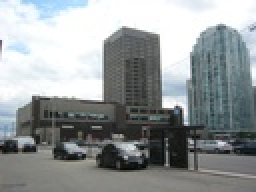
%> input picture hough_multiple_detections/img/1.jpg, 128 x 96 px, shrunk from 640 x 480 before the run (shown 2 times larger)
$ octave --eval "improvedHough;"   (GNU Octave 9; MATLAB toolbox functions it lacks are replaced by stand-ins)
%> lines starting %> are read from the running program, lines starting %| are printed output that depends on the picture; in (x1, y1, x2, y2) boxes, pixels count from 0 and x2, y2 are one past the last pixel; in counts of white or black regions, pixels touching at a corner belong together; the program's own positions count from 1
### hough_multiple_detections/optimizedWithGradientHough/blackwhite.m
function res = blackwhite(I)
    res = 1/3*(I(:,:,1) + I(:,:,2) + I(:,:,3));
end

### hough_multiple_detections/optimizedWithGradientHough/colorize.m
function colorImage = colorize(bwImage)
    if ndims(bwImage) == 3
        colorImage = bwImage;
    else
        bwImage = ones(size(bwImage, 1), size(bwImage, 2)) -double(bwImage);
        colorImage = zeros(size(bwImage, 1), size(bwImage, 2), 3);
        colorImage(:,:,1) = bwImage;
        colorImage(:,:,2) = bwImage;
        colorImage(:,:,3) = bwImage;
    end
end

### hough_multiple_detections/optimizedWithGradientHough/improvedHough.m
function [] = improvedHough(fileName, edgeCount, drawResults)
if nargin < 3
    drawResults = true;
end
if nargin < 2
    edgeCount = 20;
end
if nargin < 1
    fileName = '1.jpg';
end

addpath('../img/');

I  = imread(fileName);
%> I is the input picture: size 96x128x3 uint8; mean R, G, B 147.6, 152.7, 153.8
I = colorize(I);
bwImage = blackwhite(I);
%> in blackwhite, `res = 1/3*(I(:,:,1) + I(:,:,2) + I(:,:,3));`:
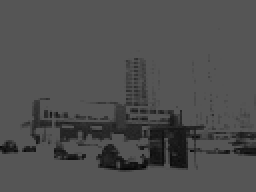
%> res: size 96x128 uint8 (shown 2 times larger); min 5, max 85, mean 78.1
edgeMap = edge(bwImage);
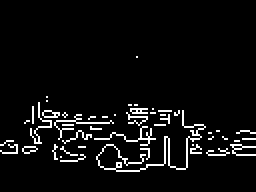
%> edgeMap: size 96x128 logical (shown 2 times larger); 5.4% white in thin lines or dots, all inside (x1, y1, x2, y2) = (0, 28, 128, 86)
%bwImage = 1-I(:,:,1) / 255;

R = norm(size(I))/2;
%> R = 80.01
N_rho = round(R+1);
%> N_rho = 81
N_theta = 2*N_rho;
%> N_theta = 162

sins = zeros(N_theta, 1);
coss = zeros(N_theta, 1);
for thetaInd = 1:N_theta
    theta = (thetaInd-1)*pi/N_theta;
    sins(thetaInd) = sin(theta);
    coss(thetaInd) = cos(theta);
end
rhos = zeros(2*N_rho, 1);
for rhoInd = 1:2*N_rho
    rhos(rhoInd) = -R + R*(rhoInd-1)/N_rho;
end
%> after the loop, rhos = 162 values from -80.01 to 79.03

lambda = 0.3;

sz1 = size(bwImage, 1);
%> sz1 = 96
sz2 = size(bwImage, 2);
%> sz2 = 128
halfX = int32(size(bwImage, 2)/2);
%> halfX = 64
halfY = int32(size(bwImage, 1)/2);
%> halfY = 48

X = zeros(sz1, sz2, 2);
bestThetaInds = [];
bestRhoInds = [];

fprintf('\nImproved _ with gradient optimized_: Starting on %s (N_theta = %d, N_rho = %d)\n', fileName, N_theta,N_rho);
%| Improved _ with gradient optimized_: Starting on 1.jpg (N_theta = 162, N_rho = 81)
truncationWindowSize = 5.0;
windowSize = 5.0;

[yind, xind] = find(edgeMap);
%> yind = 665 values from 29 to 86; xind = 665 values from 1 to 128
fprintf('Found %d edge pixels (out of %d)\n', length(xind), sz1*sz2);
%| Found 665 edge pixels (out of 12288)


[gx,gy] = gradient(double(bwImage),.2,.2);
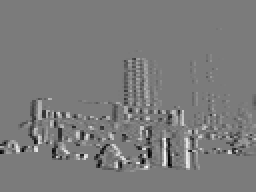
%> gx: size 96x128 double (shown 2 times larger); min -185, max 197.5, mean -0.2; drawn with min black and max white
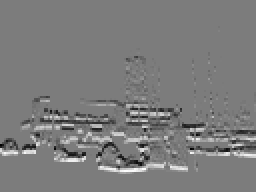
%> gy: size 96x128 double (shown 2 times larger); min -190, max 200, mean 0; drawn with min black and max white
thetaMiddleInds = zeros(length(xind), 1);
for k = 1:length(xind)
    x = xind(k);
    y = yind(k);
    theta = mod(atan2(gy(y,x), gx(y,x)), pi);
    thetaInd = 1+min(max(int32(theta / (pi / N_theta)), 0), N_theta-1);
    thetaMiddleInds(k) = thetaInd;
end
%> this loop made 665 passes
%> (x, y, theta, thetaInd) on passes 1 to 3: (1, 73, 1.03, 54), (1, 76, 2.39, 124), (2, 73, 1.01, 53)
%> after the loop, thetaMiddleInds = 665 values, max 162 at index 37, min 1 at index 64, mean 83.51


M = zeros(1+N_theta, 1+2*N_rho);
M_invalidated = ones(1+N_theta, 1+2*N_rho);
for z = 1:edgeCount
    timeLineSearchStart = cputime();
    fprintf('Start of line search %d\n', z);
    timeMainLoopStart = cputime();
    for k = 1:length(xind)
        x = xind(k);
        y = yind(k);

        xAdj = x - halfX;
        yAdj = y - halfY;
        dThetaInd = int32(N_theta/10);
        for thetaInd = 0:N_theta
        %for i = -dThetaInd:dThetaInd
         %   thetaInd = 1+mod((thetaMiddleInds(k)-1) + i, N_theta);

            if thetaInd == 0
                rhoInd = 0;
            else
                rho = xAdj*coss(thetaInd) + yAdj*sins(thetaInd);
                rhoInd = 1 + min(max(int32(((rho + R) * N_rho) / R + 1), 0), 2*N_rho-1);
            end

            if z > 0
                if M_invalidated(1+thetaInd, 1+rhoInd) == 0
                    continue;
                end
            end

            if thetaInd == 0 && rhoInd == 0
                f1 = 0;
            else
                dist = xAdj*coss(thetaInd)+yAdj*sins(thetaInd) - rhos(rhoInd);
                %f1 = max(0, 1-dist);
                if abs(dist) > truncationWindowSize
                    f1 = 0;
                else
                    f1 = exp(double(-dist^2/((2*windowSize^2))));
                end
            end

            thetaInd2 = X(y, x, 1);
            rhoInd2 = X(y, x, 2);
            if thetaInd2 == 0 && rhoInd2 == 0
                f2 = 0;
            else
                dist = xAdj*coss(thetaInd2)+yAdj*sins(thetaInd2) - rhos(rhoInd2);
                %f2 = max(0, 1-dist);
                if abs(dist) > truncationWindowSize
                    f2 = 0;
                else
                    f2 = exp(double(-dist^2/((2*windowSize^2))));
                end
                %res =  (abs(xAdj*cos(theta)+yAdj*sin(theta) - rho) < 2);
            end

            M(1+thetaInd, 1+rhoInd) = M(1+thetaInd, 1+rhoInd) + max(0, f1 - f2);
        end
    end
    fig = figure('Visible', 'off');
    imagesc(M); colormap(hot)
    print(fig,'-dpng',sprintf('../../report/gradient_voting_space_%2d.png', z));

    fprintf('Main loop took %.2f seconds\n', cputime() - timeMainLoopStart);

    fprintf('Starting extra loops\n');
    timeExtraLoopStart = cputime();

    bestThetaInd = 0;
    bestRhoInd = 0;
    for thetaInd = 0:N_theta
        for rhoInd = 0:2*N_rho
            M_invalidated(1+thetaInd, 1+rhoInd) = 0;
            if M(1+thetaInd, 1+rhoInd) > M(1+bestThetaInd, 1+bestRhoInd)
                bestThetaInd = thetaInd;
                bestRhoInd = rhoInd;
            end
        end
    end

    if M(1+bestThetaInd, 1+bestRhoInd) < lambda
        fprintf('value %f\n', M(1+bestThetaInd, 1+bestRhoInd));
        fprintf('Breaking line search %d (%.2f seconds)\n', z, (cputime()-timeLineSearchStart));
        break;
    end

    bestThetaInds = [bestThetaInds bestThetaInd];
    bestRhoInds = [bestRhoInds bestRhoInd];

    for k = 1:length(xind)
        x = xind(k);
        y = yind(k);

        xAdj = x - halfX;
        yAdj = y - halfY;

        if f(yAdj, xAdj, X(y, x, 1), X(y, x, 2), sins, coss, rhos) < f(yAdj, xAdj, bestThetaInd, bestRhoInd, sins, coss, rhos)
              X(y, x, :) = [bestThetaInd, bestRhoInd];
              for thetaInd = 0:N_theta
                  if thetaInd == 0
                    rhoInd = 0;
                  else
                    rho = xAdj*coss(thetaInd) + yAdj*sins(thetaInd);
                    rhoInd = min(max(int32(((rho + R) * N_rho) / R + 1), 0), 2*N_rho-1);
                  end
                  M_invalidated(thetaInd + 1, rhoInd + 1) = 1;
                  M(thetaInd + 1, rhoInd + 1) = 0;
              end
        end
    end
    fprintf('End of extra loops (%.2f seconds)\n', cputime() - timeExtraLoopStart);
    fprintf('End of line search %d (%.2f seconds)\n', z, (cputime()-timeLineSearchStart));
end
if drawResults
    colorImage = colorize(edgeMap);
    for i = 1:length(bestThetaInds)
     %   fprintf ('theta = %f, rho = %f \n', bestThetaInds(i), bestRhoInds(i))
        thetaInd = bestThetaInds(i);
        rhoInd = bestRhoInds(i);
        theta = (thetaInd-1)*pi/N_theta;
        rho = rhos(rhoInd);
        colorImage = drawLine(colorImage, theta, rho - 0.5, rho +0.5);
    end
    imshow(colorImage);
end
end
%> (the run ends here)
